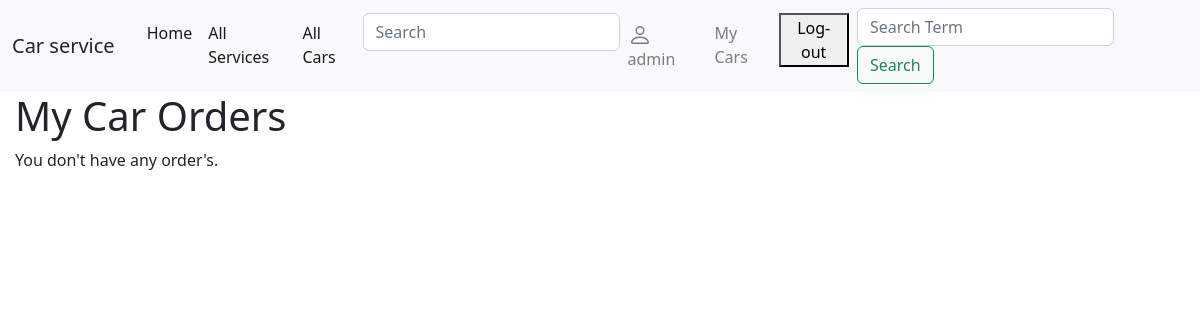
Page /car_service/mycars/ (signed in) on the earlier database version.
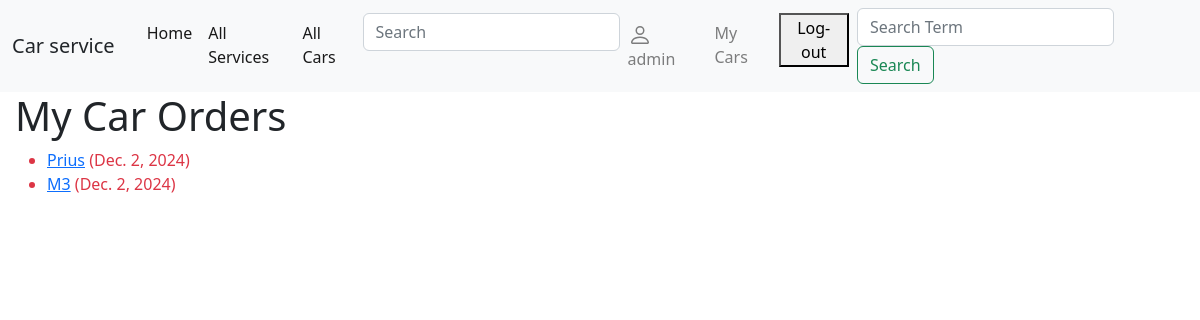
Same page on the later database version.
### car_service/models.py (models this page shows, shortened)
class Order(models.Model):
    id = models.UUIDField(primary_key=True, default=uuid.uuid4, help_text='Unique ID Car Order', null=False)
    date = models.DateField('Will be accessible', null=True)
    car_id = models.ForeignKey('Car', on_delete=models.CASCADE, null=True)
    client = models.ForeignKey(User, on_delete=models.SET_NULL, null=True, blank=True)
    @property
    def is_overdue(self):
        if self.date and date.today() > self.date:
            return True
        return False
    LOAN_STATUS = (
        ('p', 'Processing'),
        ('d', 'Delivered'),
        ('t', 'Ready To Deliver'),
        ('r', 'Reserved'),
    )
    status = models.CharField(
        max_length=1,
        choices=LOAN_STATUS,
        blank=True,
        default='p',
        help_text='Order Status',
    )
    def car_brand(self):
        return self.car_id.car_model_id.brand
    car_brand.short_description = 'Car Brand'
    def car_model(self):
        return self.car_id.car_model_id.model
    car_model.short_description = 'Car Model'
    class Meta:
        verbose_name = "Order"
        verbose_name_plural = "Orders"

class Car(models.Model):
    license_plate = models.CharField('License Plate', max_length=6,
                                     help_text='Enter the license plate of a car (example: XXX000)', null=False)
    car_model_id = models.ForeignKey('CarModel', on_delete=models.CASCADE, null=True)
    vin_code = models.CharField('VIN Code', max_length=17, help_text='Enter the VIN code (example: 4Y1SL65848Z411439)',
                                null=False)
    client = models.CharField('Client', max_length=100, null=False)
    description = HTMLField()
    picture = models.ImageField('Picture', upload_to='pictures', null=True, blank=True)
    class Meta:
        verbose_name = "Car"
        verbose_name_plural = "Cars"

class CarModel(models.Model):
    brand = models.CharField('Brand', max_length=100, null=False)
    model = models.CharField('Model', max_length=100, null=False)
    class Meta:
        verbose_name = "Car Model"
        verbose_name_plural = "Car Models"

### car_service/views.py (the view)
# urls.py: path('mycars/', views.LoanedCar.as_view(), name='my-cars'),
class LoanedCar(LoginRequiredMixin, generic.ListView):
    model = Order
    template_name = 'user_cars.html'
    paginate_by = 10
    def get_queryset(self):
        return Order.objects.filter(client=self.request.user).order_by('date')

### car_service/templates/user_cars.html
{% extends "base.html" %}
{% block content %}
<h1>My Car Orders</h1>
{% if order_list %}
<ul>
    {% for ord in order_list %}
    <li class="{% if ord.is_overdue %}text-danger{% endif %}">
        <a href="{% url 'order-detail' ord.id %}">{{ ord.car_id.car_model_id.model }}</a> ({{ ord.date }})
    </li>
    {% endfor %}
</ul>
{% else %}
<p>You don't have any order's.</p>
{% endif %}
{% endblock %}

Differences in the rows shown:
now on this page (row edited): Order: car_id.car_model_id.model "Prius", date "Dec. 2, 2024"
now on this page (row edited): Order: car_id.car_model_id.model "M3", date "Dec. 2, 2024"
Other differences:
text no longer shown: "You don't have any order's."
